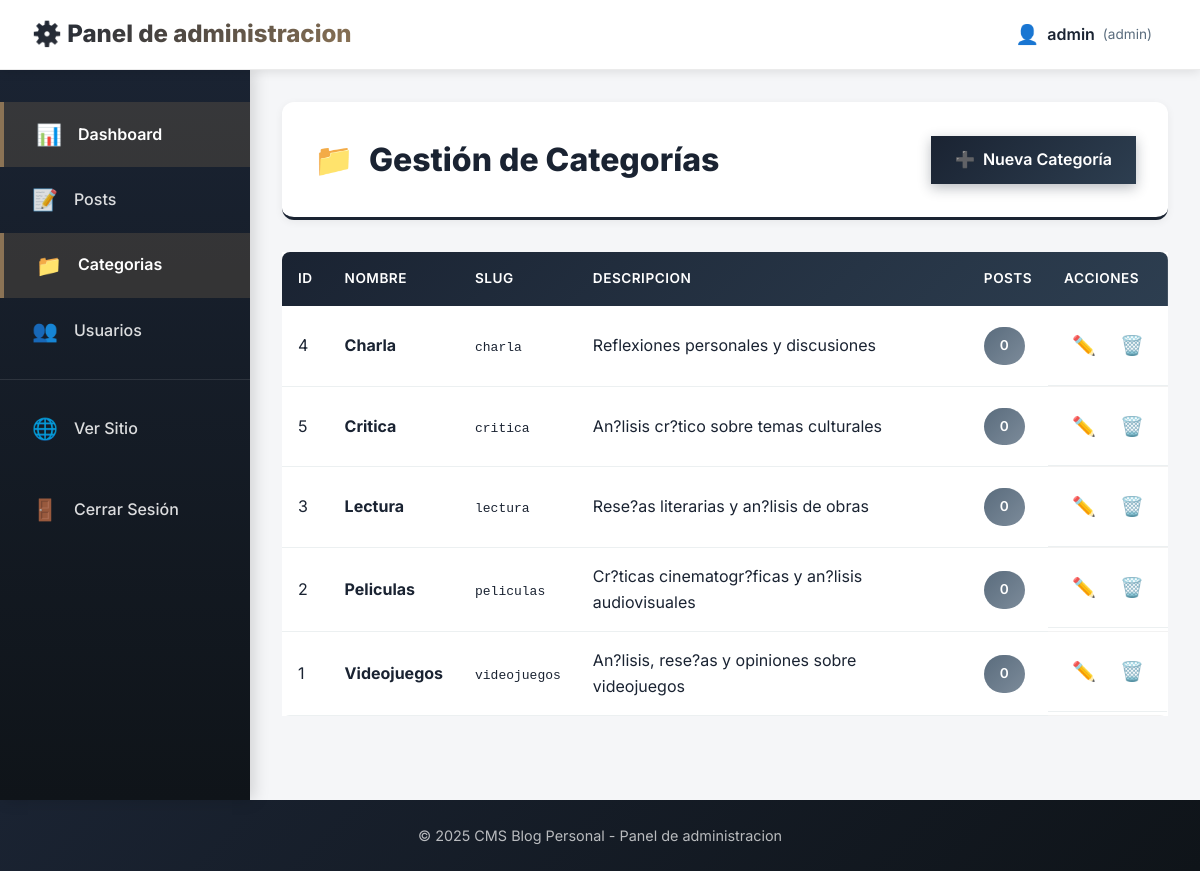
The app's page /public/admin/categories/index.php (signed in) with its own data.
### tables this page shows
CREATE TABLE `categories` (
  `id` int(11) NOT NULL AUTO_INCREMENT,
  `name` varchar(100) NOT NULL,
  `slug` varchar(100) NOT NULL,
  `description` text DEFAULT NULL,
  `created_at` timestamp NOT NULL DEFAULT current_timestamp(),
  `updated_at` timestamp NOT NULL DEFAULT current_timestamp() ON UPDATE current_timestamp(),
  PRIMARY KEY (`id`),
  UNIQUE KEY `name` (`name`),
  UNIQUE KEY `slug` (`slug`),
  KEY `idx_slug` (`slug`)
);

### config/config.php (called while the page is built, shortened)
<?php
spl_autoload_register(function ($class) {
    if (strpos($class, 'App\\') === 0) {
        $classPath = str_replace('App\\', '', $class);
        $classPath = str_replace('\\', '/', $classPath);
        $file = ROOT_PATH . '/app/' . $classPath . '.php';
        if (file_exists($file)) {
            return;
        }
    }
});

### app/Models/Database.php (called while the page is built, shortened)
<?php
class Database {
    private static $instance = null;
    private $connection;
    private function __construct() {
        try {
            $host = DB_HOST;
            $port = defined('DB_PORT') ? DB_PORT : '3306';
            $dbname = DB_NAME;
            $username = DB_USER;
            $password = DB_PASS;
            $charset = defined('DB_CHARSET') ? DB_CHARSET : 'utf8mb4';
            $dsn = "mysql:host=$host;port=$port;dbname=$dbname;charset=$charset";
            $options = [
                PDO::ATTR_ERRMODE            => PDO::ERRMODE_EXCEPTION,
                PDO::ATTR_DEFAULT_FETCH_MODE => PDO::FETCH_ASSOC,
                PDO::ATTR_EMULATE_PREPARES   => false,
                PDO::ATTR_TIMEOUT            => 5,
            ];
            $this->connection = new PDO($dsn, $username, $password, $options);
        } catch (PDOException $e) {
            $errorMsg = "Error de conexión a la base de datos: " . $e->getMessage();
            $errorMsg .= "\n\nPor favor verifica que:";
            $errorMsg .= "\n1. El servidor MySQL/MariaDB esté activo (XAMPP, WAMP, etc.)";
            $errorMsg .= "\n2. Las credenciales en config/config.php sean correctas";
            $errorMsg .= "\n3. La base de datos 'cms_blog' exista";
            $errorMsg .= "\n4. El puerto sea el correcto (usualmente 3306)";
            die("<pre style='background:#ff4444;color:white;padding:20px;border-radius:8px;'>$errorMsg</pre>");
        }
    }
    public static function getInstance() {
        if (self::$instance === null) {
            self::$instance = new self();
        }
        return self::$instance;
    }
    public function getConnection() {
        return $this->connection;
    }
}

### app/Models/Category.php (called while the page is built, shortened)
<?php
class Category {
    private $db;
    public function __construct() {
        $this->db = Database::getInstance()->getConnection();
    }
    public function getCategoriesWithPostCount() {
        $sql = "SELECT c.*, COUNT(p.id) as post_count
                FROM categories c
                LEFT JOIN posts p ON c.id = p.category_id AND p.published = 1
                GROUP BY c.id
                ORDER BY c.name ASC";
        $stmt = $this->db->query($sql);
        return $stmt->fetchAll();
    }
}

### public/admin/categories/index.php (the view, shortened to what this page needs)
<?php
$categoryModel = new Category();
$categories = $categoryModel->getCategoriesWithPostCount();
include '../../../app/Views/admin/header.php';
?>
<div class="admin-page">
    <div class="page-header">
        <h1>📁 Gestión de Categorías</h1>
        <a href="create.php" class="btn btn-primary">
            <span>➕</span> Nueva Categoría
        </a>
    </div>
    <?php if (!empty($categories)): ?>
    <div class="table-container">
        <table class="admin-table">
            <thead>
                <tr>
                    <th>ID</th>
                    <th>Nombre</th>
                    <th>Slug</th>
                    <th>Descripcion</th>
                    <th>Posts</th>
                    <th>Acciones</th>
                </tr>
            </thead>
            <tbody>
                <?php foreach ($categories as $category): ?>
                <tr>
                    <td><?= $category['id'] ?></td>
                    <td>
                        <a href="../posts/index.php?category_id=<?= $category['id'] ?>" style="text-decoration: none; color: inherit;">
                            <strong><?= htmlspecialchars($category['name']) ?></strong>
                        </a>
                    </td>
                    <td><code><?= htmlspecialchars($category['slug']) ?></code></td>
                    <td><?= htmlspecialchars(substr($category['description'] ?? '', 0, 50)) ?><?= strlen($category['description'] ?? '') > 50 ? '...' : '' ?></td>
                    <td>
                        <a href="../posts/index.php?category_id=<?= $category['id'] ?>" class="badge badge-info" style="text-decoration: none;">
                            <?= $category['post_count'] ?>
                        </a>
                    </td>
                    <td class="actions-cell">
                        <a href="edit.php?id=<?= $category['id'] ?>" class="btn-action btn-edit" title="Editar">✏️</a>
                        <?php if ($category['post_count'] == 0): ?>
                        <a href="delete.php?id=<?= $category['id'] ?>" class="btn-action btn-delete" title="Eliminar" onclick="return confirm('¿Eliminar esta Categoria?')">🗑️</a>
                        <?php endif; ?>
                    </td>
                </tr>
                <?php endforeach; ?>
            </tbody>
        </table>
    </div>
    <?php endif; ?>
</div>
<?php include '../../../app/Views/admin/footer.php'; ?>

### public/css/style-clean.css (style rules this page uses)
* { margin: 0; padding: 0; box-sizing: border-box; }
:root { --primary-color: #2c3e50; --primary-dark: #1a252f; --primary-light: #34495e; --accent-color: #c0876f; --text-primary: #2c3e50; --text-secondary: #7f8c8d; --text-light: #95a5a6; --bg-main: #f5f6f7; --font-primary: 'Inter', -apple-system, BlinkMacSystemFont, 'Segoe UI', sans-serif; --font-heading: 'Playfair Display', Georgia, serif; }
body { font-family: var(--font-primary); background: radial-gradient(circle at 20% 50%, rgba(139, 115, 85, 0.03) 0%, transparent 50%), radial-gradient(circle at 80% 80%, rgba(26, 35, 50, 0.02) 0%, transparent 50%), linear-gradient(135deg, #f5f7fa 0%, #eff2f5 100%); background-attachment: fixed; color: var(--text-primary); line-height: 1.6; min-height: 100vh; }
.btn-primary { display: inline-block; padding: 0.8rem 2rem; background: var(--primary-color); color: white; text-decoration: none; border-radius: 8px; font-weight: 600; transition: all 0.3s ease; }

### public/css/admin.css (style rules this page uses)
:root { --admin-sidebar-width: 250px; --admin-header-height: 70px; --admin-bg: #f5f6f8; --admin-sidebar-bg: #2c3e50; --admin-sidebar-hover: #3d5264; --admin-text-sidebar: #ecf0f1; --admin-card-bg: #ffffff; --admin-border: #e1e4e8; }
.admin-body { background: var(--admin-bg); min-height: 100vh; display: flex; flex-direction: column; }
.admin-page { max-width: 1400px; }
.page-header { display: flex; justify-content: space-between; align-items: center; margin-bottom: 2rem; padding-bottom: 1rem; border-bottom: 3px solid; border-image: var(--gradient-primary) 1; }
.page-header h1 { font-size: 2rem; color: var(--text-primary); }
.btn { display: inline-flex; align-items: center; gap: 0.5rem; padding: 0.7rem 1.5rem; border-radius: var(--radius-md); text-decoration: none; font-weight: 600; transition: all var(--transition-fast); border: none; cursor: pointer; font-family: var(--font-primary); font-size: 1rem; }
.btn-primary { background: linear-gradient(135deg, #2c3e50 0%, #3d5264 100%); color: white; box-shadow: var(--shadow-md); }
.table-container { background: white; border-radius: var(--radius-lg); box-shadow: var(--shadow-md); overflow: hidden; }
.admin-table { width: 100%; border-collapse: collapse; }
.admin-table thead { background: linear-gradient(135deg, #2c3e50 0%, #3d5264 100%); color: white; }
.admin-table th { padding: 1rem; text-align: left; font-weight: 600; }
.admin-table td { padding: 1rem; border-bottom: 1px solid #ecf0f1; }
.actions-cell { display: flex; gap: 0.5rem; }
.btn-action { font-size: 1.2rem; padding: 0.5rem; text-decoration: none; border-radius: var(--radius-sm); transition: transform var(--transition-fast); display: inline-block; }
.badge { display: inline-block; padding: 0.3rem 0.8rem; border-radius: 20px; font-size: 0.85rem; font-weight: 600; }
.badge-info { background: linear-gradient(135deg, #c0876f 0%, #a97560 100%); color: white; }

### public/css/animations.css (style rules this page uses)
body { animation: pageEnter 0.4s ease-out; }

### public/css/colors-professional.css (style rules this page uses)
:root { --primary-color: #1a2332; --primary-dark: #0f1419; --primary-light: #2d3e50; --accent-color: #8b7355; --text-primary: #1a2332; --text-secondary: #5a6c7d; --text-light: #7c8b9a; --bg-main: #f4f6f8; }
.btn-primary { background: linear-gradient(135deg, #1a2332 0%, #2d3e50 100%) !important; }
.badge-info { background: linear-gradient(135deg, #5a6c7d 0%, #7c8b9a 100%) !important; }

### records on screen
categories: id "4", name "Charla", slug "charla", description "Reflexiones personales y discusiones", post_count "0"
categories: id "5", name "Critica", slug "critica", description "An?lisis cr?tico sobre temas culturales", post_count "0"
categories: id "3", name "Lectura", slug "lectura", description "Rese?as literarias y an?lisis de obras", post_count "0"
categories: id "2", name "Peliculas", slug "peliculas", description "Cr?ticas cinematogr?ficas y an?lisis audiovisuales", post_count "0"
categories: id "1", name "Videojuegos", slug "videojuegos", description "An?lisis, rese?as y opiniones sobre videojuegos", post_count "0"

### other values on screen
$currentUser['username'] "admin"
$currentUser['role'] "admin"
SITE_NAME "CMS Blog Personal"
